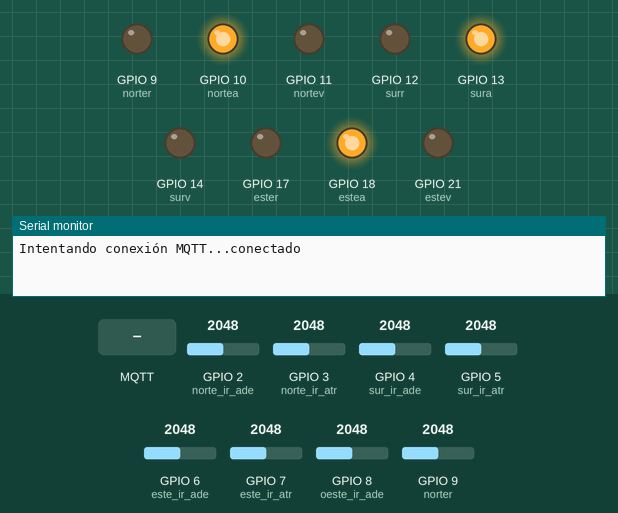
Simulated run of this sketch. Board: ESP32-S3. Parts: output pins drawn as LEDs (lit = HIGH), the last lines printed to the serial monitor. Inputs (shaded band) come from the test bench; at power-on: GPIO 2 (norte_ir_ade) = 2048, GPIO 3 (norte_ir_atr) = 2048, GPIO 4 (sur_ir_ade) = 2048, GPIO 5 (sur_ir_atr) = 2048, GPIO 6 (este_ir_ade) = 2048, GPIO 7 (este_ir_atr) = 2048, GPIO 8 (oeste_ir_ade) = 2048, GPIO 9 (norter) = 2048. WiFi joins after 1.5 s; servers stay silent unless stated; random numbers use the default seed unless the sketch sets one; no MQTT or app messages arrive unless stated; pins used as bus, display or sensor lines are not drawn.

Above: at 2.7 s.
2.8 s: MQTT message "MANUAL_EO" arrives on the first subscribed topic
At 3.1 s:
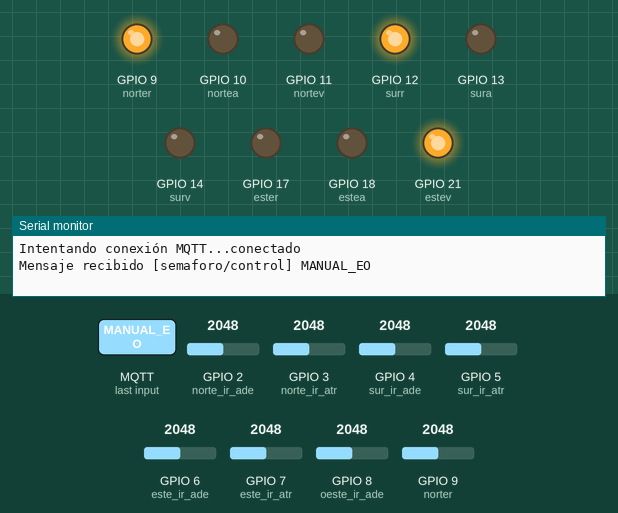
4.3 s: MQTT message "AUTO" arrives on the first subscribed topic
At 5.5 s:
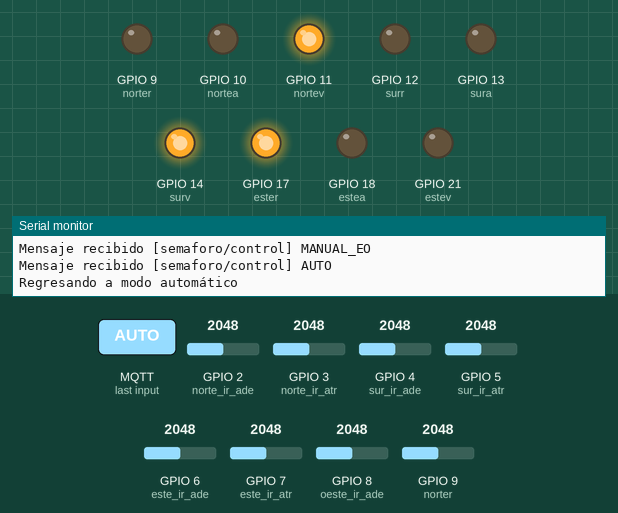
5.8 s: GPIO 2 (norte_ir_ade) set to 926
8.8 s: GPIO 2 (norte_ir_ade) set to 868
Timing chart, 0 to 16.8 s (numbered marks = the images above; inputs shaded):
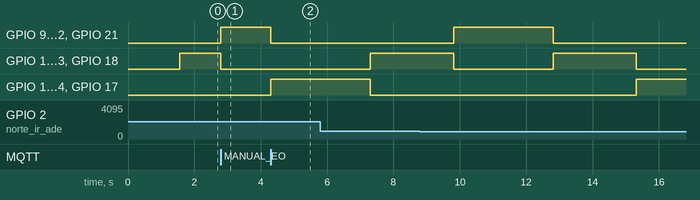

Measured:
- after the input at 2.8 s, GPIO 9 (norter), GPIO 12 (surr), GPIO 21 (estev): LOW → HIGH at once
- after the input at 4.3 s, GPIO 9 (norter), GPIO 12 (surr), GPIO 21 (estev): HIGH → LOW at once; GPIO 11 (nortev), GPIO 14 (surv), GPIO 17 (ester): LOW → HIGH at once

The sketch:

main_semaforo.ino
```cpp
//Conexion a WIFI (pendiente de terminar)
#include <WiFi.h>
#include <PubSubClient.h>

const char* ssid = "sc-17f0";
const char* password = "Q5DN24V4FLYG";

const char* mqtt_server = "broker.hivemq.com";

WiFiClient espClient;
PubSubClient client(espClient);


//PAra los reportes -----------------
bool modo_manual = false;
long ultimo_reporte = 0;


//Definir los pines de la ESP (pendiente) ------------------------------------
#define norter 9
#define nortea 10
#define nortev 11

#define surr 12
#define sura 13
#define surv 14

#define ester 17
#define estea 18
#define estev 21

#define oester 38
#define oestea 39
#define oestev 40


#define norte_ir_ade 2
#define norte_ir_atr 3

#define sur_ir_ade 4
#define sur_ir_atr 5

#define este_ir_ade 6
#define este_ir_atr 7

#define oeste_ir_ade 8
#define oeste_ir_atr 9

// Definiendo los semáforos --------------------------

int SEM_Norte[3] = { norter, nortea, nortev };

int SEM_Sur[3] = { surr, sura, surv };

int SEM_Este[3] = { ester, estea, estev };

int SEM_Oeste[3] = { oester, oestea, oestev };


// Conteo de carros - variables --------------------
unsigned int pasaron_norte = 0;
unsigned int pasaron_sur = 0;
unsigned int pasaron_este = 0;
unsigned int pasaron_oeste = 0;

bool este_atr_ante = 1;
bool oeste_atr_ante = 1;
bool norte_atr_ante = 1;
bool sur_atr_ante = 1;

long tiempo_conteo_este = 0;
long tiempo_conteo_oeste = 0;
long tiempo_conteo_norte = 0;
long tiempo_conteo_sur = 0;

bool flag_norte_c = 0;
bool flag_sur_c = 0;
bool flag_este_c = 0;
bool flag_oeste_c = 0;

// Hay carros esperando? variables-------------------
bool espera_norte_sur = false;
bool espera_este_oeste = false;

bool flag_norte = 0;
bool flag_sur = 0;
bool flag_este = 0;
bool flag_oeste = 0;

long tiempo_espera_este = 0;
long tiempo_espera_oeste = 0;
long tiempo_espera_norte = 0;
long tiempo_espera_sur = 0;

bool norte_ante = 0;
bool sur_ante = 0;
bool este_ante = 0;
bool oeste_ante = 0;
//------------------------------------------

//-----------PARA CONVERTIR LO ANALOGICO A "DIGITAL"----------------
bool conversor(int valor){
  if (valor < 900){
    return 0;
  }
  else{
    return 1;
  }
}

//Funciones para saber si hay carros esperando, nos sirven las dos para las que se enfrentan.------------------------
//------------------------NORTE-SUR-------------------------
bool hayAutos_n_s() {

  bool lectura_norte = conversor(analogRead(norte_ir_ade));
  bool lectura_sur = conversor(analogRead(sur_ir_ade));
  //NORTE_______________
  if ((norte_ante == HIGH) && (conversor(analogRead(norte_ir_ade)) == LOW)) {
    tiempo_espera_norte = millis();
    flag_norte = 1;
  }
  if ((norte_ante == LOW) && (conversor(analogRead(norte_ir_ade)) == HIGH)) {
    flag_norte = 0;
  }
  if ((millis() - tiempo_espera_norte > 2000) && (flag_norte == 1)) {
    flag_norte = 0;
    norte_ante = lectura_norte;
    sur_ante = lectura_sur;
    Serial.println("NORTE-SUR espera");
    return true;
  }

  //SUR_________________
  if ((sur_ante == HIGH) && (conversor(analogRead(sur_ir_ade)) == LOW)) {
    tiempo_espera_sur = millis();
    flag_sur = 1;
  }
  if ((sur_ante == LOW) && (conversor(analogRead(sur_ir_ade)) == HIGH)) {
    flag_sur = 0;
  }
  if ((millis() - tiempo_espera_sur > 2000) && (flag_sur == 1)) {
    flag_sur = 0;
    sur_ante = lectura_sur;
    norte_ante = lectura_norte;
    Serial.println("NORTE-SUR espera");
    return true;
  }
  norte_ante = lectura_norte;
  sur_ante = lectura_sur;
  return false;
}

//-------------------------ESTE-OESTE--------------------------
bool hayAutos_e_o() {

  bool lectura_este = conversor(analogRead(este_ir_ade));
  bool lectura_oeste = conversor(analogRead(oeste_ir_ade));

  //ESTE__________

  if ((este_ante == HIGH) && (lectura_este == LOW)) {
    tiempo_espera_este = millis();
    flag_este = 1;
  }
  if ((este_ante == LOW) && (lectura_este == HIGH)) {
    flag_este = 0;
  }
  if ((millis() - tiempo_espera_este > 2000) && (flag_este == 1)) {
    flag_este = 0;
    este_ante = lectura_este;
    oeste_ante = lectura_oeste;
    Serial.println("ESTE-OESTE espera");
    return true;
  }

  //OESTE_________________
  if ((oeste_ante == HIGH) && (lectura_oeste == LOW)) {
    tiempo_espera_oeste = millis();
    flag_oeste = 1;
  }
  if ((oeste_ante == LOW) && (lectura_oeste == HIGH)) {
    flag_oeste = 0;
  }
  if ((millis() - tiempo_espera_oeste > 2000) && (flag_oeste == 1)) {
    este_ante = lectura_este;
    oeste_ante = lectura_oeste;
    flag_oeste = 0;
    Serial.println("ESTE-OESTE espera");
    return true;
  }
  este_ante = lectura_este;
  oeste_ante = lectura_oeste;
  return false;
}


//funciones para contar los carros que van pasando en cada calle.---------------------------------------
//------------------------NORTE-------------------------
void contar_autos_norte() {
  if ((norte_atr_ante == HIGH) && (conversor(analogRead(norte_ir_atr)) == LOW)) {
    tiempo_conteo_norte = millis();
    flag_norte_c = 1;
  }
  if ((norte_atr_ante == LOW) && (conversor(analogRead(norte_ir_atr)) == HIGH)) {
    flag_norte_c = 0;
  }
  if (((millis() - tiempo_conteo_norte) > 150) && (flag_norte_c == 1)) {
    flag_norte_c = 0;
    pasaron_norte = pasaron_norte + 1;
    Serial.println("Paso_norte");
  }
  norte_atr_ante = conversor(analogRead(norte_ir_atr));
}

//-------------------------SUR--------------------------
void contar_autos_sur() {
  if ((sur_atr_ante == HIGH) && (conversor(analogRead(sur_ir_atr)) == LOW)) {
    tiempo_conteo_sur = millis();
    flag_sur_c = 1;
  }
  if ((sur_atr_ante == LOW) && (conversor(analogRead(sur_ir_atr)) == HIGH)) {
    flag_sur_c = 0;
  }
  if (((millis() - tiempo_conteo_sur) > 150) && (flag_sur_c == 1)) {
    flag_sur_c = 0;
    pasaron_sur = pasaron_sur + 1;
    Serial.println("Paso_sur");
  }
  sur_atr_ante = conversor(analogRead(sur_ir_atr));
}

//-------------------------ESTE--------------------------
void contar_autos_este() {
  if ((este_atr_ante == HIGH) && (conversor(analogRead(este_ir_atr)) == LOW)) {
    tiempo_conteo_este = millis();
    flag_este_c = 1;
  }
  if ((este_atr_ante == LOW) && (conversor(analogRead(este_ir_atr)) == HIGH)) {
    flag_este_c = 0;
  }
  if (((millis() - tiempo_conteo_este) > 150) && (flag_este_c == 1)) {
    flag_este_c = 0;
    pasaron_este = pasaron_este + 1;
    Serial.println("Paso_este");
  }
  este_atr_ante = conversor(analogRead(este_ir_atr));
}

//-------------------------OESTE--------------------------
void contar_autos_oeste() {
  if ((oeste_atr_ante == HIGH) && (conversor(analogRead(oeste_ir_atr)) == LOW)) {
    tiempo_conteo_oeste = millis();
    flag_oeste_c = 1;
  }
  if ((oeste_atr_ante == LOW) && (conversor(analogRead(oeste_ir_atr)) == HIGH)) {
    flag_oeste_c = 0;
  }
  if (((millis() - tiempo_conteo_oeste) > 150) && (flag_oeste_c == 1)) {
    flag_oeste_c = 0;
    pasaron_oeste = pasaron_oeste + 1;
    Serial.println("Paso_oeste");
  }
  oeste_atr_ante = conversor(analogRead(oeste_ir_atr));
}


int tiempos(unsigned int car1, unsigned int car2, bool hayo) {
  int cart = 0;
  int clo = 0;

  if (car1 == 0 && car2 == 0) {
    return 3;
  }

  if (car1 > car2) {
    cart = car1;
  } else if (car1 < car2 || car1 == car2) {
    cart = car2;
  }


  if ((hayo == false) && (cart <= 6)) {
    clo = 3 + cart;
  } else if ((hayo == false) && (cart > 6)) {
    clo = 9;
  }


  if ((hayo == true) && (cart <= 6)) {
    clo = 3 + (cart / 2);
  } else if ((hayo == true) && (cart > 6)) {
    clo = 7;
  }

  return clo;
}


void actualizarSemaforo(int semaforo[], int r, int a, int v) {
  digitalWrite(semaforo[0], r);
  digitalWrite(semaforo[1], a);
  digitalWrite(semaforo[2], v);
}


void setup_wifi() {
  delay(10);
  WiFi.begin(ssid, password);
  while (WiFi.status() != WL_CONNECTED) {
    delay(500);
  }
}

// --- 2. Recibir comandos desde Node-RED ---
void callback(char* topic, byte* payload, unsigned int length) {
  String mensaje = "";
  for (int i = 0; i < length; i++) {
    mensaje += (char)payload[i];
  }

  Serial.print("Mensaje recibido [");
  Serial.print(topic);
  Serial.print("] ");
  Serial.println(mensaje);

  // Lógica para tomar control remoto
  if (String(topic) == "semaforo/control") {
    if (mensaje == "AUTO") {
      modo_manual = false;
      Serial.println("Regresando a modo automático");
    } else if (mensaje == "MANUAL_NS") {
      modo_manual = true;
      actualizarSemaforo(SEM_Norte, 0, 0, 1);  // Verde N-S
      actualizarSemaforo(SEM_Sur, 0, 0, 1);
      actualizarSemaforo(SEM_Este, 1, 0, 0);  // Rojo E-O
      actualizarSemaforo(SEM_Oeste, 1, 0, 0);
    } else if (mensaje == "MANUAL_EO") {
      modo_manual = true;
      actualizarSemaforo(SEM_Norte, 1, 0, 0);  // Rojo N-S
      actualizarSemaforo(SEM_Sur, 1, 0, 0);
      actualizarSemaforo(SEM_Este, 0, 0, 1);  // Verde E-O
      actualizarSemaforo(SEM_Oeste, 0, 0, 1);
    }
  }
}

// --- 3. Mantener conexión MQTT viva ---
void reconnect() {
  while (!client.connected()) {
    Serial.print("Intentando conexión MQTT...");
    // Intentar conectar (usando un ID aleatorio)
    String clientId = "ESP32Client-" + String(random(0, 1000));
    if (client.connect(clientId.c_str())) {
      Serial.println("conectado");
      // Suscribirse al tópico de control en cuanto se conecta
      client.subscribe("semaforo/control");
    } else {
      Serial.print("falló, rc=");
      Serial.print(client.state());
      Serial.println(" intentando de nuevo en 5 segundos");
      delay(5000);
    }
  }
}

// --- 4. Reportar datos a Node-RED ---
void reportar_datos() {
  if (client.connected()) {
    // Reportar conteo de autos
    client.publish("semaforo/norte/conteo", String(pasaron_norte).c_str());
    client.publish("semaforo/sur/conteo", String(pasaron_sur).c_str());
    client.publish("semaforo/este/conteo", String(pasaron_este).c_str());
    client.publish("semaforo/oeste/conteo", String(pasaron_oeste).c_str());

    // Reportar si hay espera (1 = Sí, 0 = No)
    client.publish("semaforo/norte_sur/espera", espera_norte_sur ? "1" : "0");
    client.publish("semaforo/este_oeste/espera", espera_este_oeste ? "1" : "0");
  }
}


void setup() {
  Serial.begin(115200);

  //WIFI-----------------------------
  setup_wifi();
  client.setServer(mqtt_server, 1883);
  client.setCallback(callback);

  // Salidas semáforos------------------------
  pinMode(norter, OUTPUT);
  pinMode(nortea, OUTPUT);
  pinMode(nortev, OUTPUT);
  pinMode(surr, OUTPUT);
  pinMode(sura, OUTPUT);
  pinMode(surv, OUTPUT);
  pinMode(ester, OUTPUT);
  pinMode(estea, OUTPUT);
  pinMode(estev, OUTPUT);
  pinMode(oester, OUTPUT);
  pinMode(oestea, OUTPUT);
  pinMode(oestev, OUTPUT);

}

int estado = 1;
int anterior = 2;
int control = 0;
long tiempo_control_loop = 0;
int tie = 0;

unsigned int carros_antes_norte = 0;
unsigned int carros_antes_sur = 0;
unsigned int carros_antes_oeste = 0;
unsigned int carros_antes_este = 0;


void loop() {

  if (!client.connected()) {
    reconnect();
  }

  client.loop();

  if (millis() - ultimo_reporte > 5000) {
    reportar_datos();
    ultimo_reporte = millis();
  }

  espera_norte_sur = hayAutos_n_s();
  espera_este_oeste = hayAutos_e_o();
  contar_autos_norte();
  contar_autos_sur();
  contar_autos_este();
  contar_autos_oeste();


  //---------------------Norte-Sur-------------------------

  if (!modo_manual) {

    if (estado == 0) {
      anterior = estado;

      if (control == 0) {
        tiempo_control_loop = millis();
        control = 1;

        carros_antes_oeste = pasaron_oeste;
        carros_antes_este = pasaron_este;

        carros_antes_norte = pasaron_norte - carros_antes_norte;
        carros_antes_sur = pasaron_sur - carros_antes_sur;

        tie = (tiempos(carros_antes_norte, carros_antes_sur, espera_este_oeste) * 1000);
      }

      actualizarSemaforo(SEM_Norte, 0, 0, 1);
      actualizarSemaforo(SEM_Sur, 0, 0, 1);
      actualizarSemaforo(SEM_Este, 1, 0, 0);
      actualizarSemaforo(SEM_Oeste, 1, 0, 0);


      if ((millis() - tiempo_control_loop) >= tie) {
        estado = 1;
        control = 0;
      }
    }


    //-------------------El intermedio-------------------------
    else if (estado == 1) {

      actualizarSemaforo(SEM_Norte, LOW, HIGH, LOW);
      actualizarSemaforo(SEM_Sur, LOW, HIGH, LOW);
      actualizarSemaforo(SEM_Este, LOW, HIGH, LOW);
      actualizarSemaforo(SEM_Oeste, LOW, HIGH, LOW);

      if (control == 0) {
        tiempo_control_loop = millis();
        control = 1;
      }

      else if ((millis() - tiempo_control_loop) > 2500) {
        control = 0;
        if (anterior == 2) {
          estado = 0;
        } else if (anterior == 0) {
          estado = 2;
        }
      }
    }


    //-----------------------Oeste-Este--------------------------
    else if (estado == 2) {

      if (control == 0) {
        tiempo_control_loop = millis();
        control = 1;
        anterior = estado;

        carros_antes_norte = pasaron_norte;
        carros_antes_sur = pasaron_sur;

        carros_antes_este = pasaron_este - carros_antes_este;
        carros_antes_oeste = pasaron_oeste - carros_antes_oeste;

        tie = (tiempos(carros_antes_este, carros_antes_oeste, espera_norte_sur) * 1000);
      }


      actualizarSemaforo(SEM_Norte, 1, 0, 0);
      actualizarSemaforo(SEM_Sur, 1, 0, 0);
      actualizarSemaforo(SEM_Este, 0, 0, 1);
      actualizarSemaforo(SEM_Oeste, 0, 0, 1);


      if ((millis() - tiempo_control_loop) >= tie) {
        estado = 1;
        control = 0;
      }
    }
  }
}
```
